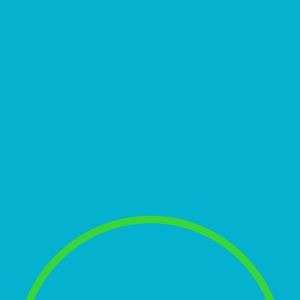
Frame 1 (no input)
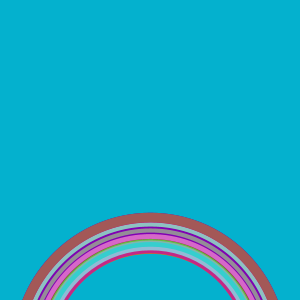
Frame 60 (the mouse pressed at the canvas centre just before this capture)
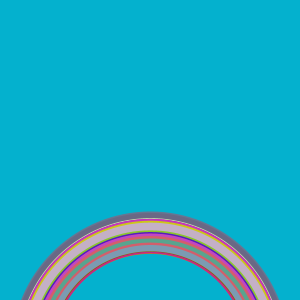
Frame 120 (the mouse held since frame 60 and released just before this capture)

The Processing sketch that drew these frames (run headless with seeded random() and noise(); from frame 60 on, the mouse is pressed at the canvas centre):

// Processing sketch: processing_123979
// ── processing_123979.pde

void setup() {
  size(300, 300);
  background(#04B1CE);
  noFill();
}
void draw() {
  strokeWeight(random(3, 10));
  stroke(random(225), random(225), random(225));
  float rainbow_size = random(200, 270);
  ellipse(150, 350, rainbow_size, rainbow_size);
}
